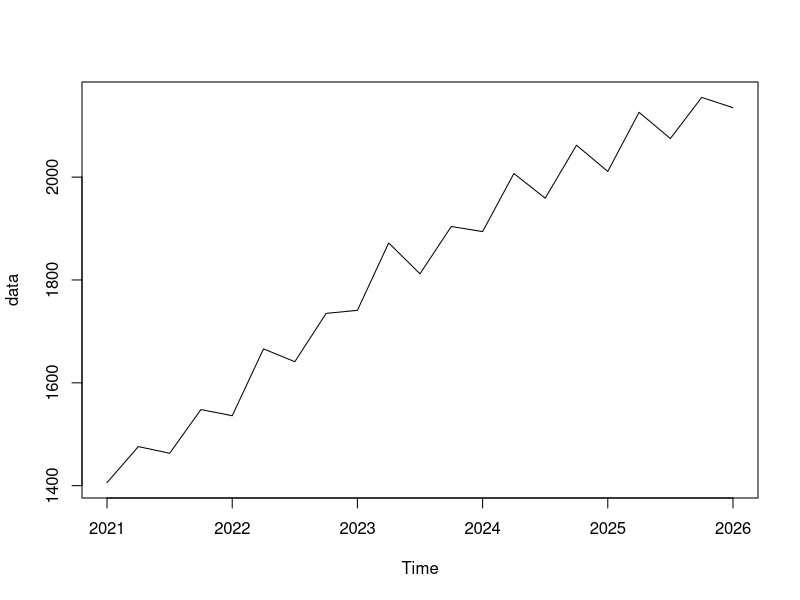
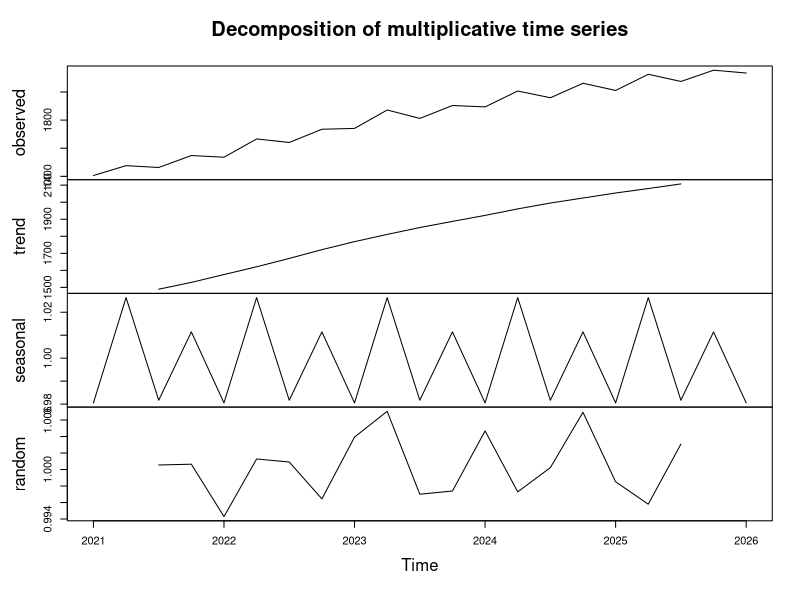
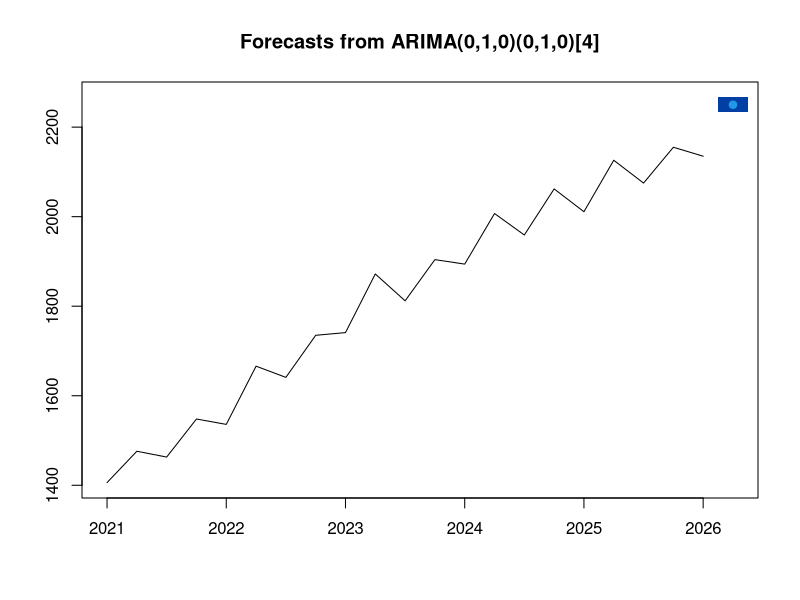

Reproduce these figures in R, in order.
# 
# Time Series and Forecasting Using R
# https://www.geeksforgeeks.org/r-language/time-series-and-forecasting-using-r/
# 
# Klassikaline etalon: forecast
# Kõige tsiteeritum ja aastate jooksul enim testitud aegridade pakett R-is.
# 
# Andmestruktuur: Klassikaline ts, mts.
# 
# Mudelivalik: auto.arima(), ets(), tbats(), stlm(), nnetar(), spline-mudelid.
# 
# Tugevused: Väga stabiilne, kiire ja laialdaselt dokumenteeritud (sh Hyndmani klassikaline õpik Forecasting: Principles and Practice 2. trükk). 
# Miinuseks on kohmakam andmetöötlus võrreldes tänapäevaste dataframe-struktuuridega.
# 
# Kullo 04.09.2025
# 
# Veendu, et pakett on olemas
if (!require("forecast")) install.packages("forecast")

# Lae pakett 
library(forecast)
library(tidyverse)

# # load the AirPassengers dataset
# dataset <- AirPassengers
# 
# print(head(dataset))
# print(class(dataset))
# str(dataset)
# attributes(dataset)
# 
# # plot the AirPassengers data to observe trends and patterns over time
# plot(AirPassengers)
# 
# # decompose the data using the "multiplicative" model, as the seasonal variation seems to change with the trend.
# data <- ts(AirPassengers, frequency=12)
# d <- decompose(data, "multiplicative")
# plot(d)
# str(d)
# 
# # use the ARIMA model to forecast passenger data for the next 10 years (120 months)
# model<-auto.arima(AirPassengers)
# summary(model)
# 
# f <- forecast(model, level=c(95), h=10*12)
# plot(f)
# str(f)
# 
# #  forecast passenger counts for the next 10 years (120 months) using the ARIMA model.
# forecast_result <- forecast(model, level = c(95), h = 10 * 12)
# plot(forecast_result)
# str(forecast_result)

# Prognoosi viimase kvartali keskmist palka

# Tartu maakonna keskmine palk alates 2021 I kv 
# c <- c(1394, 1498, 1441, 1561, 1516, 1680, 1614, 1750, 1730, 1889, 1790, 1941, 1888, 2039, 1962, 2092, 2023, 2175) 
# Aegrida viimase kvartali esialgu avaldatud vigase tulemusega
# c[length(c)] <- 2614

# Kokku keskmine palk alates 2021 I kv
c <- c(1406, 1476, 1463, 1548, 1536, 1666, 1641, 1735, 1741, 1872, 1812, 1904, 1894, 2007, 1959, 2062, 2011, 2126, 2075, 2155, 2135, 1000)  
# Aegrida 2025 2. kvartali esialgu avaldatud vigase tulemusega
# c[length(c)] <- 2284

# RAA0012; SKP aheldatud väärtus alates 2021 I kv 
# c <- c(
#       7415.4,
#       7574.3,
#       7646.2,
#       7582.1,
#       7476.4,
#       7446.5,
#       7309.3,
#       7254.4,
#       7245.5,
#       7225.1,
#       7249.2,
#       7257.4,
#       7243.6,
#       7227.4,
#       7219.4,
#       7234.1,
#       7280.0
# )

# Aegrida, kvartalid alates 2021 I kv
# Jäta viimane kvartal teadaolevast aegreast välja. Viimast kvartalit hindame.
data <- ts(head(c, n = length(c) - 1), frequency = 4, start = c(2021, 1))

# VKK10 Kaupade ekspordi väärtus kuus
# c <- c(1034614420,
#        1117507310,
#        1143196056,
#        1194411651,
#        1237890914,
#        1269216151,
#        1192553400,
#        1183556150,
#        1230790240,
#        1360676115,
#        1387835316,
#        1070122028,
#        1158313697,
#        1162821038,
#        1238777800,
#        1240460687,
#        1334521028,
#        1174628284,
#        1173658990,
#        1147752858,
#        1184164178,
#        1273833012,
#        1215359329,
#        1077755475,
#        1145966997,
#        1088109983,
#        1233430696,
#        1014701155,
#        998516685,
#        1167462056,
#        1161641492,
#        1084500289,
#        1308611051,
#        1403809103,
#        1327361526,
#        1339675830,
#        1186890950,
#        1254166142,
#        1464065482,
#        1538210023,
#        1472380051,
#        1465049992,
#        1503154170,
#        1576100870,
#        1710277293,
#        1662071763,
#        1743805004,
#        1676793943,
#        1702113677,
#        1533224816,
#        1985054694, # 51
#        1624847855, # 52
#        1943280698,
#        1886987006,
#        1745718673,
#        1945492767,
#        1989496253,
#        1880686451,
#        1794128323,
#        1703267854,
#        1555057233,
#        1584753395,
#        1740430956,
#        1489258937,
#        1649628655,
#        1600669472,
#        1265639805,
#        1486407997,
#        1485965924,
#        1474911949,
#        1521220896,
#        1307448096,
#        1337526553,
#        1321897751,
#        1455628223,
#        1523086461,
#        1544587716,
#        1362507808,
#        1315484573,
#        1457542346,
#        1519871889,
#        1653367749,
#        1571371259,
#        1337144529,
#        1500761572,
#        1472558968,
#        1712482292,
#        1584070616,
#        1584074933,
#        1442922376,
#        1427583722
#        
# )
# c <- head(c, 51)

# Turism TU121 Majutatud 
# c <- c(
#   205540,
#   209742,
#   239423,
#   250576,
#   303911,
#   372687,
#   502931,
#   448125,
#   276301,
#   273780,
#   234604,
#   273875,
#   208405,
#   218936,
#   233384,
#   262149,
#   322059,
#   407092,
#   523645,
#   487883,
#   295464,
#   288742,
#   261857,
#   280339,
#   223216,
#   232356,
#   89719,
#   12884,
#   37372,
#   163167,
#   346692,
#   330587,
#   153641,
#   158009,
#   118120,
#   106368,
#   96229,
#   99757,
#   51185,
#   58928,
#   90007,
#   216226,
#   380716,
#   341551,
#   214455,
#   227439,
#   167264,
#   194589,
#   157829,
#   169756,
#   192443,
#   236007,
#   248592,
#   336963,
#   479044,
#   419520,
#   259745,
#   269837,
#   225707,
#   257455,
#   196442,
#   221666,
#   226277,
#   250191,
#   264763,
#   337119,
#   481498,
#   428925,
#   273789,
#   251345,
#   222494,
#   271221,
#   193953,
#   224948,
#   237380,
#   233843,
#   293434,
#   384269,
#   507590,
#   455498,
#   277577,
#   275028,
#   246548,
#   280322,
#   204971,
#   230410,
#   217018,
#   251330,
#   304185,
#   390642,
#   501898
#   
# )
# c <- head(c, 31)

# Aegrida, kuud alates 2018M01
# Jäta viimane kuu teadaolevast aegreast välja. Viimast kuud hindame.
# data <- ts(head(c, n = length(c) - 1), frequency = 12, start = c(2018, 1))

# Aegrida on määratud
str(data)
plot(data)

# decompose the data using the "multiplicative" model
d <- decompose(data, "multiplicative")
plot(d)
str(d)

# use the ARIMA model to forecast salary data for the next 1 quarter
model <- auto.arima(data)
str(model)
summary(model)

forecast_result <- forecast(model, level = c(50), h = 1)
plot(forecast_result)
str(forecast_result)
summary(forecast_result)

# tõenäosusega 95% ennustatud keskmise palga vahemik täisarvuna
bounds <- round(c(as.double(forecast_result[["lower"]]), as.double(forecast_result[["upper"]])), digits = 0)
bounds

# Aegrea viimane, kontrollitav väärtus
c_last <- c[length(c)]
c_last

# Kas aegrea viimane väärtus on ennustatud vahemikus 
between(c_last, bounds[1], bounds[2])

# Aegrea eelviimane, kontrollitavale eelnev väärtus
c_prev <- c[length(c) - 1]

# Keskmise palga viimase kvartali suhteline muutus eelmise kvartali suhtes protsentides
round(((c_last - c_prev) / c_prev) * 100, digits = 1)

# Keskmise palga viimase kvartali ennustatav keskmine palk
c_last_forecast_mean <- round(c(as.double(forecast_result[["mean"]])), digits = 0)
c_last_forecast_mean
  
# Keskmise palga viimase kvartali ennustatava keskmise palga suhteline muutus eelmise kvartali suhtes protsentides
round(((c_last_forecast_mean - c_prev) / c_prev) * 100, digits = 1)

# Keskmise palga ja hinnangu keskväärtuse erinevus
last_and_forecast_diff <- round(c_last - c_last_forecast_mean, digits = 0)
last_and_forecast_diff

# Keskmise palga ja hinnangu keskväärtuse erinevus hinnangu keskväärtuse suhtes protsentides
round((last_and_forecast_diff / c_last_forecast_mean) * 100, digits = 1)

# Usalduspiiri absoluutväärtus
confidence_limit <- abs(c_last_forecast_mean - bounds[1])
confidence_limit

# usalduspiiri suhe ennustatavasse keskväärtusesse protsentides
round((confidence_limit / c_last_forecast_mean) * 100, digits = 1)

# Keskmise palga ja hinnangu keskväärtuse erinevuse suhe usalduspiiri absoluutväärtusesse protsentides
round((last_and_forecast_diff / confidence_limit) * 100, digits = 1)
